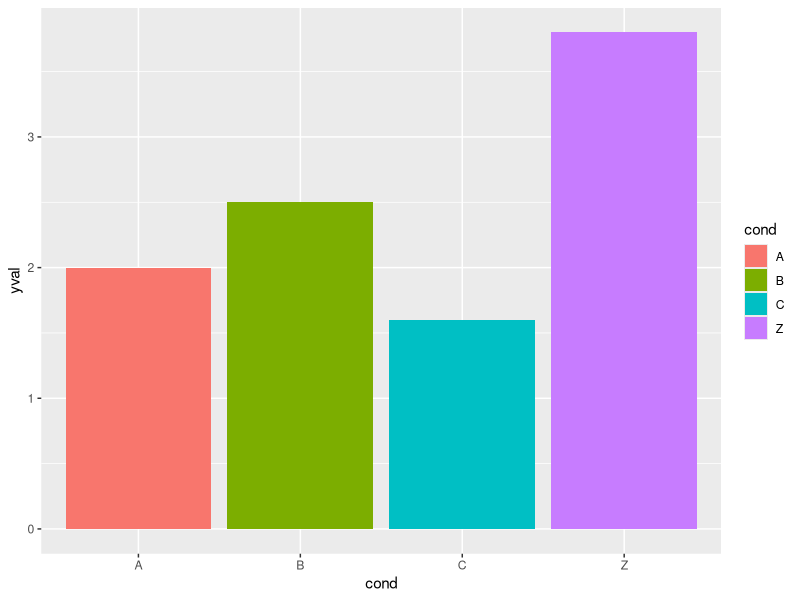
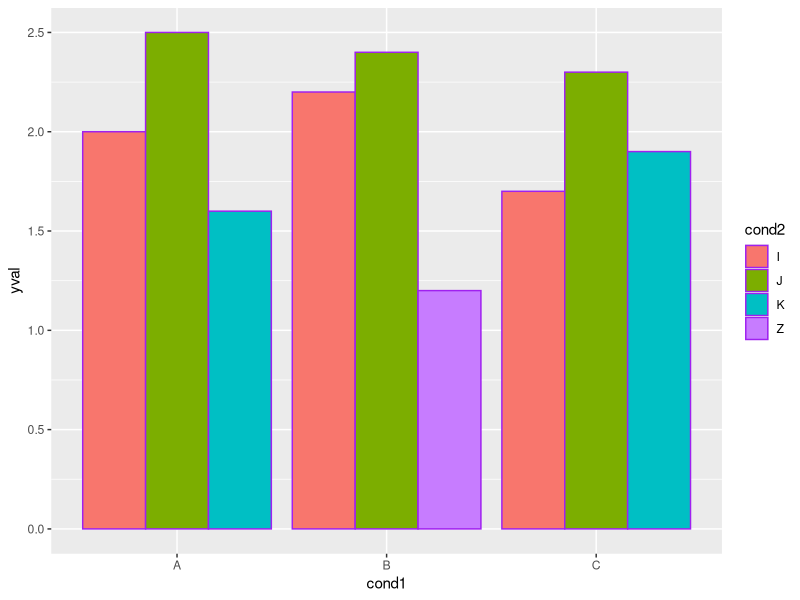
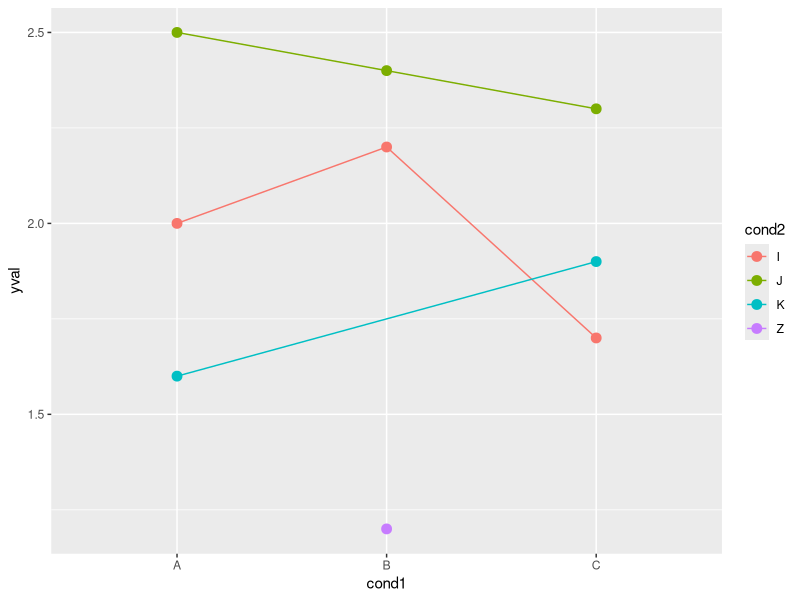

The R script that drew these images, in order:
## ---- chunk 1
# Two variables
df <- read.table(header=TRUE, text="
 cond yval
    A 2
    B 2.5
    C 1.6
    Z 3.8
")

# Three variables
df2 <- read.table(header=TRUE, text="
 cond1 cond2 yval
    A      I 2
    A      J 2.5
    A      K 1.6
    B      I 2.2
    B      J 2.4
    B      Z 1.2
    C      I 1.7
    C      J 2.3
    C      K 1.9
")
## ---- chunk 2
install.packages('ggplot2')
library("ggplot2")

# Bars: x and fill both depend on cond2
ggplot(df, aes(x=cond, y=yval, fill=cond)) + geom_bar(stat="identity")

# Bars with other dataset; fill depends on cond2
ggplot(df2, aes(x=cond1, y=yval)) + 
    geom_bar(aes(fill=cond2),   # fill depends on cond2
             stat="identity",
             colour="purple",    # Purple outline for all
             position=position_dodge()) # Put bars side-by-side instead of stacked

# Lines and points; colour depends on cond2
ggplot(df2, aes(x=cond1, y=yval)) + 
    geom_line(aes(colour=cond2, group=cond2)) + # colour, group both depend on cond2
    geom_point(aes(colour=cond2),               # colour depends on cond2
               size=3)                          # larger points, different shape
## Equivalent to above; but move "colour=cond2" into the global aes() mapping
# ggplot(df2, aes(x=cond1, y=yval, colour=cond2)) + 
#    geom_line(aes(group=cond2)) +
#    geom_point(size=3)
